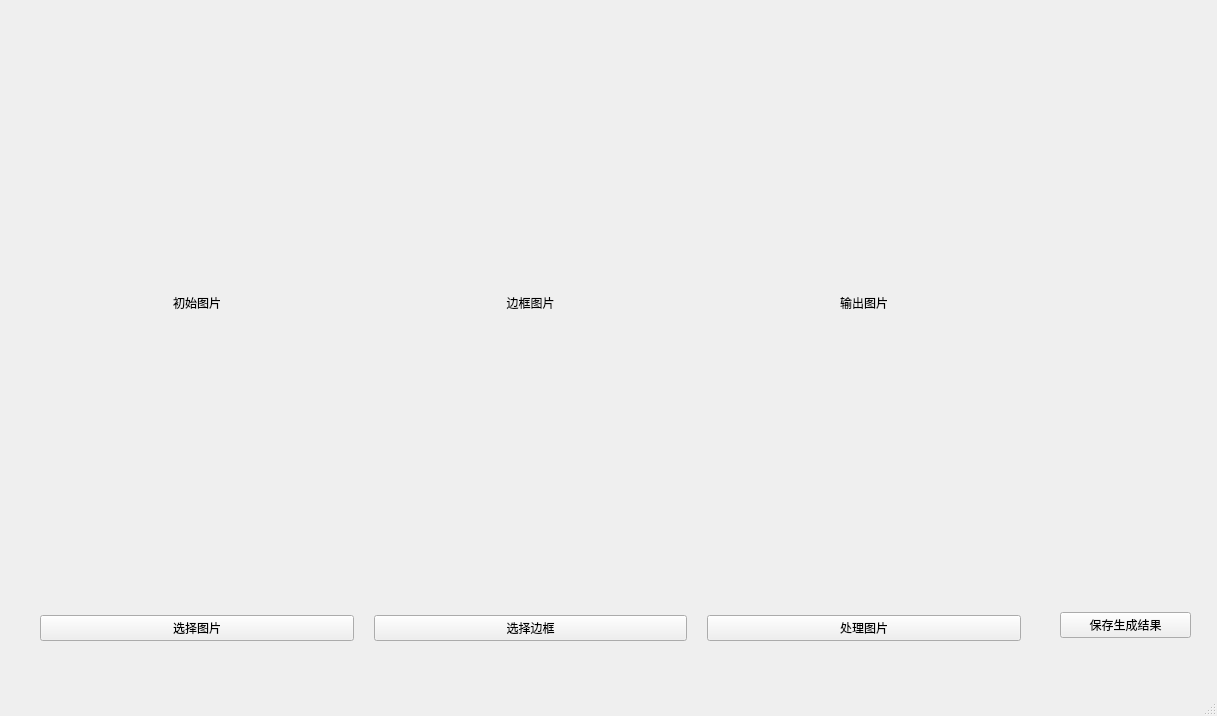
<?xml version="1.0" encoding="UTF-8"?>
<ui version="4.0">
 <class>MainWindow</class>
 <widget class="QMainWindow" name="MainWindow">
  <property name="geometry">
   <rect>
    <x>0</x>
    <y>0</y>
    <width>1217</width>
    <height>716</height>
   </rect>
  </property>
  <property name="windowTitle">
   <string>弟中之弟扫描器</string>
  </property>
  <widget class="QWidget" name="centralwidget">
   <widget class="QWidget" name="gridLayoutWidget">
    <property name="geometry">
     <rect>
      <x>20</x>
      <y>10</y>
      <width>1021</width>
      <height>631</height>
     </rect>
    </property>
    <layout class="QGridLayout" name="gridLayout">
     <property name="leftMargin">
      <number>20</number>
     </property>
     <property name="rightMargin">
      <number>20</number>
     </property>
     <property name="spacing">
      <number>20</number>
     </property>
     <item row="0" column="2">
      <widget class="QLabel" name="outPic">
       <property name="text">
        <string>输出图片</string>
       </property>
       <property name="alignment">
        <set>Qt::AlignCenter</set>
       </property>
      </widget>
     </item>
     <item row="1" column="0">
      <widget class="QPushButton" name="BTNpickPic">
       <property name="text">
        <string>选择图片</string>
       </property>
      </widget>
     </item>
     <item row="0" column="0">
      <widget class="QLabel" name="rawPic">
       <property name="text">
        <string>初始图片</string>
       </property>
       <property name="textFormat">
        <enum>Qt::AutoText</enum>
       </property>
       <property name="alignment">
        <set>Qt::AlignCenter</set>
       </property>
      </widget>
     </item>
     <item row="1" column="2">
      <widget class="QPushButton" name="BTNgetPic">
       <property name="text">
        <string>处理图片</string>
       </property>
      </widget>
     </item>
     <item row="1" column="1">
      <widget class="QPushButton" name="BTNpicBox">
       <property name="text">
        <string>选择边框</string>
       </property>
      </widget>
     </item>
     <item row="0" column="1">
      <widget class="QLabel" name="boxedPic">
       <property name="text">
        <string>边框图片</string>
       </property>
       <property name="alignment">
        <set>Qt::AlignCenter</set>
       </property>
      </widget>
     </item>
    </layout>
   </widget>
   <widget class="QWidget" name="verticalLayoutWidget">
    <property name="geometry">
     <rect>
      <x>1060</x>
      <y>610</y>
      <width>131</width>
      <height>31</height>
     </rect>
    </property>
    <layout class="QVBoxLayout" name="verticalLayout">
     <item>
      <widget class="QPushButton" name="BTNsavePic">
       <property name="text">
        <string>保存生成结果</string>
       </property>
      </widget>
     </item>
    </layout>
   </widget>
  </widget>
  <widget class="QMenuBar" name="menubar">
   <property name="geometry">
    <rect>
     <x>0</x>
     <y>0</y>
     <width>1217</width>
     <height>26</height>
    </rect>
   </property>
  </widget>
  <widget class="QStatusBar" name="statusbar"/>
 </widget>
 <resources/>
 <connections>
  <connection>
   <sender>BTNpickPic</sender>
   <signal>clicked()</signal>
   <receiver>MainWindow</receiver>
   <slot>pickPic_clicked()</slot>
   <hints>
    <hint type="sourcelabel">
     <x>196</x>
     <y>653</y>
    </hint>
    <hint type="destinationlabel">
     <x>214</x>
     <y>671</y>
    </hint>
   </hints>
  </connection>
  <connection>
   <sender>BTNpicBox</sender>
   <signal>clicked()</signal>
   <receiver>MainWindow</receiver>
   <slot>pickBox_clicked()</slot>
   <hints>
    <hint type="sourcelabel">
     <x>579</x>
     <y>651</y>
    </hint>
    <hint type="destinationlabel">
     <x>584</x>
     <y>667</y>
    </hint>
   </hints>
  </connection>
  <connection>
   <sender>BTNgetPic</sender>
   <signal>clicked()</signal>
   <receiver>MainWindow</receiver>
   <slot>resultPic_clicked()</slot>
   <hints>
    <hint type="sourcelabel">
     <x>890</x>
     <y>652</y>
    </hint>
    <hint type="destinationlabel">
     <x>898</x>
     <y>671</y>
    </hint>
   </hints>
  </connection>
  <connection>
   <sender>BTNsavePic</sender>
   <signal>clicked()</signal>
   <receiver>MainWindow</receiver>
   <slot>savePic_clicked()</slot>
   <hints>
    <hint type="sourcelabel">
     <x>1116</x>
     <y>651</y>
    </hint>
    <hint type="destinationlabel">
     <x>1119</x>
     <y>598</y>
    </hint>
   </hints>
  </connection>
 </connections>
 <slots>
  <slot>pickPic_clicked()</slot>
  <slot>pickBox_clicked()</slot>
  <slot>resultPic_clicked()</slot>
  <slot>savePic_clicked()</slot>
 </slots>
</ui>
